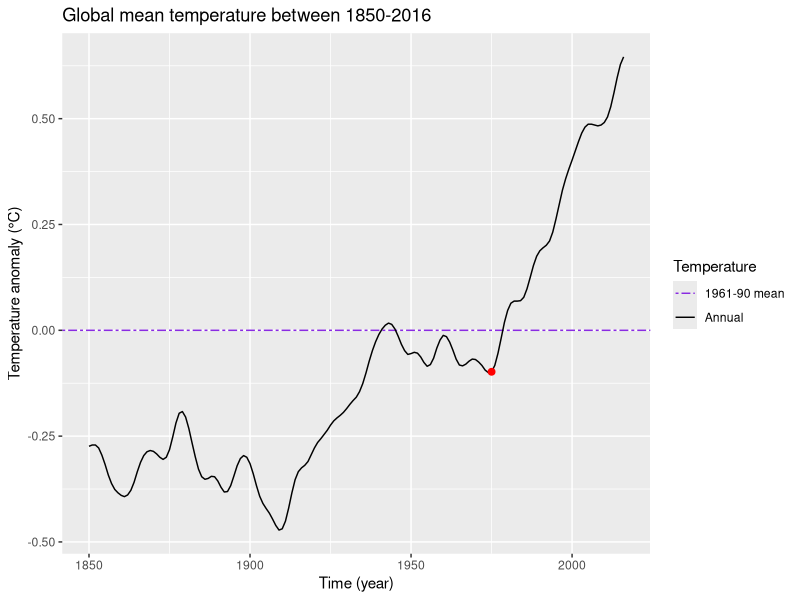

Here is the R script that generated this plot:
# Code to study the global average temperature (from HadCRUT4)
# Author: Alfredo Hernández <aldomann.designs@gmail.com>

library(tidyverse)
library(lubridate) # Use dates

# Read and clean raw data ----------------------------------

# Read the raw data
temps.data <- read.table("data/HadCRUT.4.5.0.0.annual_ns_avg_smooth.txt")

# Clean the raw data
temps.data <- temps.data %>%
	dplyr::select(V1, V2) %>%
	rename(year = V1, temp = V2) %>%
	mutate(year = ymd(paste(year, "01", "01", sep = "-")))
				 # temp.class = ifelse(year(year) >= 1975, "high", "low"))

# Data visualisation ---------------------------------------

# Plot global mean temperature anomalies
plot_global_temperature <- function(data.df){
	years.str <- paste0(year(data.df$year[1]), "-", year(data.df$year[length(data.df$year)]))

	ggplot(data.df) +
		aes(x = year, y = temp) +
		geom_hline(aes(yintercept = 0, linetype = "1961-90 mean"), colour = "blueviolet") +
		geom_line(aes(linetype = "Annual"), colour = "black") +
		geom_point(data=temps.data[126, ], aes(x = year, y = temp), colour="red", size=2) +
		scale_linetype_manual(values = c("twodash", "solid")) +
		labs(title = paste0("Global mean temperature between ", years.str),
				 x = "Time (year)", y = "Temperature anomaly (°C)", linetype = "Temperature") +
		guides(linetype = guide_legend(override.aes = list(colour = c("blueviolet", "black"))))
}

plot_global_temperature(temps.data) #+ theme_bw() + theme(legend.position = c(0.13, 0.82)) + theme(text = element_text(family = "LM Roman 10")) + ggsave(filename = "global-temps.pdf", width = 6.3, height = 3.5, dpi = 96, device = cairo_pdf)
